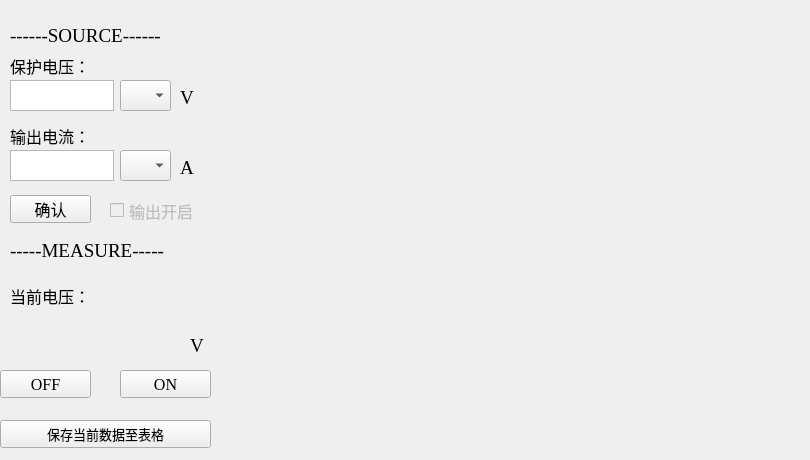
    <widget class="QWidget" name="SourceIMode">
     <attribute name="title">
      <string>电流源模式</string>
     </attribute>
     <widget class="QLabel" name="w_labelSourceCurrentMode">
      <property name="geometry">
       <rect>
        <x>10</x>
        <y>20</y>
        <width>191</width>
        <height>31</height>
       </rect>
      </property>
      <property name="font">
       <font>
        <family>Times New Roman</family>
        <pointsize>14</pointsize>
       </font>
      </property>
      <property name="text">
       <string>------SOURCE------</string>
      </property>
     </widget>
     <widget class="QLabel" name="w_labelProtectionVoltage">
      <property name="geometry">
       <rect>
        <x>10</x>
        <y>50</y>
        <width>121</width>
        <height>31</height>
       </rect>
      </property>
      <property name="font">
       <font>
        <family>Times New Roman</family>
        <pointsize>12</pointsize>
       </font>
      </property>
      <property name="text">
       <string>保护电压：</string>
      </property>
     </widget>
     <widget class="QComboBox" name="w_chooseSizeOfProtectionVoltage">
      <property name="geometry">
       <rect>
        <x>120</x>
        <y>80</y>
        <width>51</width>
        <height>31</height>
       </rect>
      </property>
      <property name="font">
       <font>
        <family>Times New Roman</family>
        <pointsize>14</pointsize>
       </font>
      </property>
      <item>
       <property name="text">
        <string/>
       </property>
      </item>
      <item>
       <property name="text">
        <string>m</string>
       </property>
      </item>
      <item>
       <property name="text">
        <string>u</string>
       </property>
      </item>
      <item>
       <property name="text">
        <string>n</string>
       </property>
      </item>
     </widget>
     <widget class="QTextEdit" name="w_protectionVoltageInput">
      <property name="geometry">
       <rect>
        <x>10</x>
        <y>80</y>
        <width>104</width>
        <height>31</height>
       </rect>
      </property>
      <property name="font">
       <font>
        <family>Times New Roman</family>
        <pointsize>12</pointsize>
       </font>
      </property>
     </widget>
     <widget class="QLabel" name="w_label_V">
      <property name="geometry">
       <rect>
        <x>180</x>
        <y>90</y>
        <width>31</width>
        <height>16</height>
       </rect>
      </property>
      <property name="font">
       <font>
        <family>Times New Roman</family>
        <pointsize>14</pointsize>
       </font>
      </property>
      <property name="text">
       <string>V</string>
      </property>
     </widget>
     <widget class="QComboBox" name="w_comboBox_3">
      <property name="geometry">
       <rect>
        <x>120</x>
        <y>150</y>
        <width>51</width>
        <height>31</height>
       </rect>
      </property>
      <property name="font">
       <font>
        <family>Times New Roman</family>
        <pointsize>14</pointsize>
       </font>
      </property>
      <item>
       <property name="text">
        <string/>
       </property>
      </item>
      <item>
       <property name="text">
        <string>m</string>
       </property>
      </item>
      <item>
       <property name="text">
        <string>u</string>
       </property>
      </item>
      <item>
       <property name="text">
        <string>n</string>
       </property>
      </item>
     </widget>
     <widget class="QLabel" name="w_label_A">
      <property name="geometry">
       <rect>
        <x>180</x>
        <y>160</y>
        <width>31</width>
        <height>16</height>
       </rect>
      </property>
      <property name="font">
       <font>
        <family>Times New Roman</family>
        <pointsize>14</pointsize>
       </font>
      </property>
      <property name="text">
       <string>A</string>
      </property>
     </widget>
     <widget class="QLabel" name="labelOutputCurrent">
      <property name="geometry">
       <rect>
        <x>10</x>
        <y>120</y>
        <width>121</width>
        <height>31</height>
       </rect>
      </property>
      <property name="font">
       <font>
        <family>Times New Roman</family>
        <pointsize>12</pointsize>
       </font>
      </property>
      <property name="text">
       <string>输出电流：</string>
      </property>
     </widget>
     <widget class="QTextEdit" name="w_outputCurrentInput">
      <property name="geometry">
       <rect>
        <x>10</x>
        <y>150</y>
        <width>104</width>
        <height>31</height>
       </rect>
      </property>
      <property name="font">
       <font>
        <family>Times New Roman</family>
        <pointsize>12</pointsize>
       </font>
      </property>
     </widget>
     <widget class="QPushButton" name="w_ConfirmCurrentModeSettings">
      <property name="geometry">
       <rect>
        <x>10</x>
        <y>195</y>
        <width>81</width>
        <height>28</height>
       </rect>
      </property>
      <property name="font">
       <font>
        <family>Times New Roman</family>
        <pointsize>12</pointsize>
       </font>
      </property>
      <property name="text">
       <string>确认</string>
      </property>
     </widget>
     <widget class="QCheckBox" name="w_OutputCheck">
      <property name="enabled">
       <bool>false</bool>
      </property>
      <property name="geometry">
       <rect>
        <x>110</x>
        <y>195</y>
        <width>111</width>
        <height>31</height>
       </rect>
      </property>
      <property name="font">
       <font>
        <family>Adobe 宋体 Std L</family>
        <pointsize>12</pointsize>
       </font>
      </property>
      <property name="text">
       <string>输出开启</string>
      </property>
     </widget>
     <widget class="QPushButton" name="w_OutputOFF">
      <property name="geometry">
       <rect>
        <x>0</x>
        <y>370</y>
        <width>91</width>
        <height>28</height>
       </rect>
      </property>
      <property name="font">
       <font>
        <family>Times New Roman</family>
        <pointsize>12</pointsize>
       </font>
      </property>
      <property name="text">
       <string>OFF</string>
      </property>
     </widget>
     <widget class="QLabel" name="w_label_MEASURE">
      <property name="geometry">
       <rect>
        <x>10</x>
        <y>240</y>
        <width>191</width>
        <height>21</height>
       </rect>
      </property>
      <property name="font">
       <font>
        <family>Times New Roman</family>
        <pointsize>14</pointsize>
       </font>
      </property>
      <property name="text">
       <string>-----MEASURE-----</string>
      </property>
     </widget>
     <widget class="QLabel" name="w_label_Voltage">
      <property name="geometry">
       <rect>
        <x>10</x>
        <y>280</y>
        <width>111</width>
        <height>31</height>
       </rect>
      </property>
      <property name="font">
       <font>
        <family>Times New Roman</family>
        <pointsize>12</pointsize>
       </font>
      </property>
      <property name="text">
       <string>当前电压：</string>
      </property>
     </widget>
     <widget class="QPushButton" name="w_save2table_2">
      <property name="geometry">
       <rect>
        <x>0</x>
        <y>420</y>
        <width>211</width>
        <height>28</height>
       </rect>
      </property>
      <property name="font">
       <font>
        <family>Times New Roman</family>
        <pointsize>10</pointsize>
       </font>
      </property>
      <property name="text">
       <string>保存当前数据至表格</string>
      </property>
     </widget>
     <widget class="QLabel" name="w_label_2_V">
      <property name="geometry">
       <rect>
        <x>190</x>
        <y>330</y>
        <width>21</width>
        <height>31</height>
       </rect>
      </property>
      <property name="font">
       <font>
        <family>Times New Roman</family>
        <pointsize>14</pointsize>
       </font>
      </property>
      <property name="text">
       <string>V</string>
      </property>
     </widget>
     <widget class="QPushButton" name="w_OutputON">
      <property name="geometry">
       <rect>
        <x>120</x>
        <y>370</y>
        <width>91</width>
        <height>28</height>
       </rect>
      </property>
      <property name="font">
       <font>
        <family>Times New Roman</family>
        <pointsize>12</pointsize>
       </font>
      </property>
      <property name="text">
       <string>ON</string>
      </property>
     </widget>
     <widget class="QWidget" name="currentPlot" native="true">
      <property name="geometry">
       <rect>
        <x>230</x>
        <y>30</y>
        <width>571</width>
        <height>421</height>
       </rect>
      </property>
     </widget>
     <widget class="QLabel" name="w_voltageDisplay">
      <property name="geometry">
       <rect>
        <x>10</x>
        <y>330</y>
        <width>171</width>
        <height>31</height>
       </rect>
      </property>
      <property name="font">
       <font>
        <family>Times New Roman</family>
        <pointsize>10</pointsize>
       </font>
      </property>
      <property name="text">
       <string/>
      </property>
     </widget>
    </widget>
